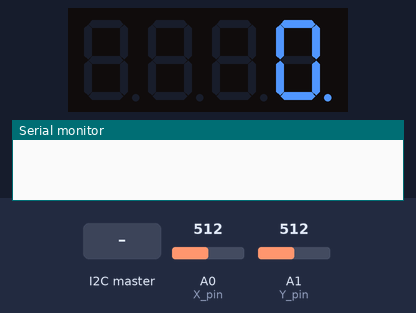
The sketch below on a simulated Arduino Uno, built with avr-gcc and run on an emulated ATmega328P. Shown: 4-digit seven-segment display, the last lines printed to the serial monitor. Inputs (shaded band) come from the test bench; at power-on: A0 (X_pin) = 512, A1 (Y_pin) = 512.

Above: at 1.2 s.
1.3 s: the I2C master sends the byte 1
At 1.9 s:
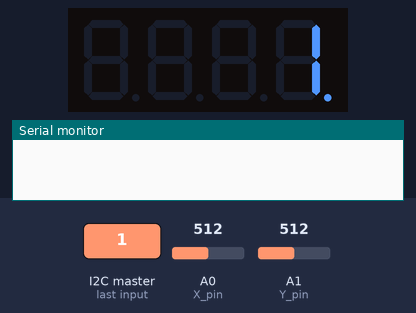
2.8 s: A0 (X_pin) set to 542
4.3 s: A0 (X_pin) set to 566
6.2 s: the I2C master sends the byte 0
At 6.9 s:
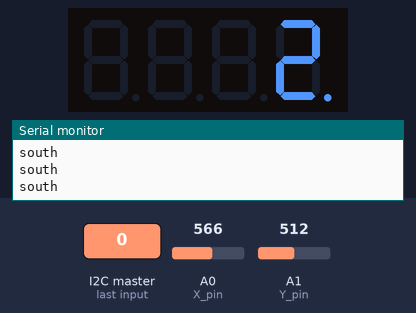
Timing chart, 0 to 8.7 s (numbered marks = the images above; inputs shaded):
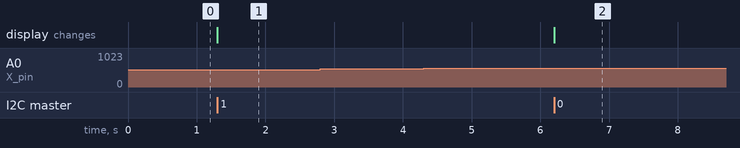

The sketch:

controller_code.ino
```cpp
#include "SevSeg.h"
#include <Wire.h>

char i2c_rcv;

SevSeg sevseg; //Initiate a seven segment controller object

// this takes input from an analog controller and outputs it using 2 bits

const int X_pin = 0; // analog pin connected to X output
const int Y_pin = 1; // analog pin connected to Y output

const int button = 13;

int x_val;
int y_val;

int num;

char direction;

unsigned long joystickRead;

bool cur,pre,recvData,sendData;

void buttonPress();

void initWire(){
  Serial.begin(9600);
  Wire.begin(0x0a);
  Wire.onReceive(dataRcv);
  Wire.onRequest(dataSend);
}

void initDisplay(){
    byte numDigits = 4;
    byte digitPins[] =  {3, 4, 2, 12};

      //{3,4,2,12};

    byte segmentPins[] = //{6, 7, 8, 9, 10, 11, 12, 13};

      //{10,12,8,6,5,9,11,7};

      {9,11,7,6,5,10,8};

    bool resistorsOnSegments = 0;
    // variable above indicates that 4 resistors were placed on the digit pins.
    // set variable to 1 if you want to use 8 resistors on the segment pins.
    sevseg.begin(COMMON_CATHODE, numDigits, digitPins, segmentPins, resistorsOnSegments);
    sevseg.setBrightness(90);
    num = 0;
    int time = millis();

    pinMode(13,INPUT);

}

void initButton(){
  pinMode(button,INPUT);

  joystickRead = millis();

  pre = false;

}

void setup() {
  // put your setup code here, to run once:
  joystickRead = millis();

  initDisplay();

  initButton();

  initWire();

  sendData = false;

  recvData = false;

  Serial.begin(9600);
}

void readController(){

  //if input changes, change bit pattern to reflect direction
  // 00 = SOUTH | 01 = EAST | 10 = NORTH | 11 = WEST

  x_val = analogRead(X_pin);
  y_val = analogRead(Y_pin);
  //cur = digitalRead(button);

  if(x_val > 550){

    direction = 'd';

    Serial.println("south");

  }
  else if(x_val < 450){

    direction = 'a';

    Serial.println("north");
  }
  else if(y_val > 550){
    //west 11
    direction = 's';
    Serial.println("west");
  }
  else if(y_val < 450){
    //east 01
    direction = 'w';
    Serial.println("east");
  }
//  else if(!cur && pre){
//    direction = 'q';
//    num++;
//    Serial.println(direction);
//     pre = cur;
//  }


    else{
    //no need to update
    return;
  }
}

void loop() {
  // put your main code here, to run repeatedly:


  if(joystickRead+10 < millis()){
    readController();
    joystickRead = millis();
  }

  if(sendData){
    Wire.write(direction);
    sendData = false;
  }

  if(recvData){
    while(Wire.available()){
      Wire.read();
      num++;
    }
  }


  sevseg.setNumber(num,0);
  sevseg.refreshDisplay();


}

void dataSend(){
  Wire.write(direction);
  //Serial.println(direction);
  //delay(1000);
  //sendData = true;
}

void dataRcv() {
  /*while(Wire.available()){
    Wire.read();
    num++;
  }*/
  recvData = true;
}
```

Measured:
- after the input at 1.3 s, the display: changes at once (image 1)
- after the input at 2.8 s, every drawn part: stays the same
- after the input at 6.2 s, the display: changes at once (image 2)
